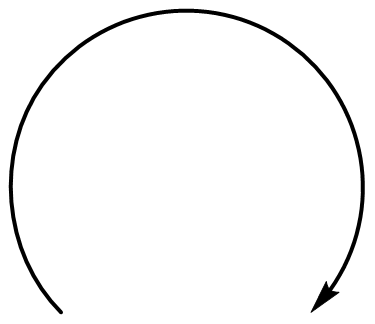
#> input picture training_data_generation/arrows/arrow_images/02_curved_arrow_one_head_01.png, 375 x 324 px; its folder holds only this picture in this run
$ python -i polygon_bounding_box_determination.py   (imports and definitions only)
#> lines starting #> are read from the running program, lines starting #| are printed output that depends on the picture
#> further down, picture is the input picture: shape (324, 375); min 0, max 255, mean 247.7
# Author: Henning Otto Brinkhaus
# Friedrich-Schiller Universität Jena

# ___
# Some recycled code from an old version of the mask expansion mechanism
# of DECIMER Segmentation found its way in here for the polygon annotation
# creation :)
# ___
# To avoid confusion: 'bounding_box' usually refers to a polygon here and not
# necessarily to a rectangle

from typing import List, Tuple
import numpy as np
from PIL import Image, ImageDraw, ImageFilter
from RanDepict import RandomDepictor


def get_polygon_coordinates(
    image_array: np.array, debug: bool = False
) -> Tuple[List[int], List[int]]:
    """
    Given a numpy ndarray that represents an image, this method defines a polygon around
    the object in the image. We assume, that there only is one object in the image.
    The idea is to define a small rectangle in the center of the object, that does not
    enclose it.
    Then, the amount of nodes that defines the rectangle is multiplied and the
    'rectangle' is turned into a polygon that surrounds the object by pushing the nodes
    that define the polygon out of its center. The process stops when no non-white
    pixels are detected anymore on the polygon contours. Originally, we came up with
    this procedure for the mask expansion in DECIMER Segmentation, but in the finally
    published version, it was replaced for a different procedure (which could not
    be applied here). But I am happy to be able to recycle my old code here. :)

    Args:
        image_array (np.array): _description_
        debug (bool, optional): _description_. Defaults to False.

    Returns:
        Tuple[List[int], List[int]]: ([x_coordinates], [y_coordinates])
    """
#> called with debug = False
    # Apply Gaussian Blur
    mod_image = Image.fromarray(image_array)
    mod_image = mod_image.filter(ImageFilter.GaussianBlur(radius=5))
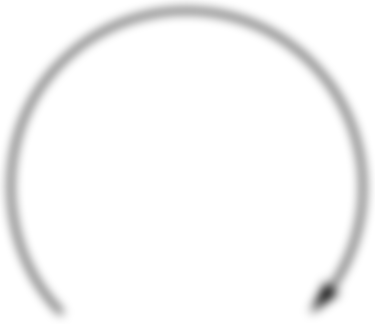
#> mod_image: PIL image 375x324 L; min 67, max 255, mean 247.7
    mod_image = mod_image.convert('L')
    if debug:
        mod_image.save("annotation_illustration_blurred.png")
    mod_image_array = np.asarray(mod_image)
    # Define initial small rectangle and tenfold amount of nodes that define it.
    polygon = initial_rectangle(mod_image_array)
    if not polygon:
        return False
    polygon = factor_fold_nodes(polygon, 8)

    # Expand the n-gon
    polygon = bb_expansion_coordination(mod_image_array, polygon, debug=debug)

    if type(polygon) == np.ndarray:
        if debug:
            im = Image.fromarray(image_array)
            im = im.convert("RGB")
            polygon = [(node[1], node[0]) for node in polygon]
            draw = ImageDraw.Draw(im, "RGBA")
            draw.polygon(polygon, fill=(0, 255, 0, 50))
            draw.point(polygon, fill=(255, 0, 0, 255))
            im.save("annotation_illustration_final.png")
    return polygon


def initial_rectangle(image_array: np.array,
                      debug: bool = True) -> List[Tuple[int, int]]:
    """
    This function defines the initial rectangle for the polygon region definition. The
    output of this function is a small rectangle which does not cover the whole object.

    Args:
        image_array (np.array): Array that represents the grayscale image

    Returns:
        List[Tuple[int, int]]: rectangle coordinates
    """
#> called with debug = True
    non_white_y, non_white_x = np.where(image_array < 254)
    try:
        min_y = min(non_white_y)
#> min_y = 0
        max_y = max(non_white_y)
#> max_y = 323
        min_x = min(non_white_x)
#> min_x = 0
        max_x = max(non_white_x)
#> max_x = 374
    except ValueError:
        return False
    y_diff = max_y - min_y
#> y_diff = 323
    x_diff = max_x - min_x
#> x_diff = 374
    mid_x = (min_x + max_x) / 2
#> mid_x = 187
    mid_y = (min_y + max_y) / 2
#> mid_y = 161.5
    initial_rectangle = [
        (mid_y, min_x + 1 / 8 * x_diff),
        (max_y - 1 / 8 * y_diff, mid_x),
        (mid_y, max_x - 1 / 8 * x_diff),
        (min_y + 1 / 8 * y_diff, mid_x),
    ]
#> initial_rectangle = [(161.5, 46.75), (282.6, 187), (161.5, 327.2), (40.38, 187)]
    if debug:
        im = Image.fromarray(image_array)
        im = im.convert("RGB")
        polygon = [(node[1], node[0]) for node in initial_rectangle]
#> polygon = [(46.75, 161.5), (187, 282.6), (327.2, 161.5), (187, 40.38)]
        draw = ImageDraw.Draw(im, "RGBA")
        draw.polygon(polygon, fill=(0, 255, 0, 50))
        draw.point(polygon, fill=(255, 0, 0, 255))
        im.save("annotation_illustration_initial_rectangle.png")
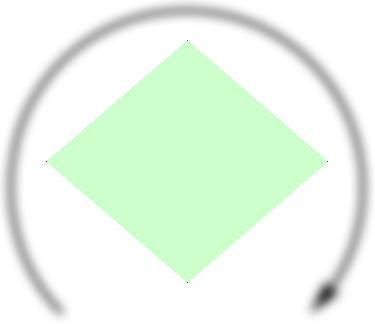
#> saved as annotation_illustration_initial_rectangle.png: PIL image 375x324 RGB; mean R, G, B 233.6, 247.7, 233.6
#> in get_polygon_coordinates, `polygon = initial_rectangle(mod_image_array)`: polygon has the same summary as initial_rectangle in initial_rectangle
    return initial_rectangle


def bb_expansion_coordination(
    image_array: np.array, original_bounding_box: np.array, debug: bool = False
):
    """
    This function applies the bounding box expansion method to a given bounding box
    with a given image and returns the expanded bounding box.

    Args:
        image_array (np.array): Input image
        original_bounding_box (np.array): [[y0, x0], [y1, x1], ...]
        debug (bool, optional): _description_. Defaults to False.

    Returns:
        np.array: expanded bounding box
    """
    parameter_combinations = [
        # (200, 160, False),
        # (100, 80, False),
        (50, 40, False),
        # (25, 20, False),
        # (25, 20, 5),
    ]
    for parameter_combination in parameter_combinations:
        bounding_box = original_bounding_box.copy()
        step_factor, step_limit, local_center_ratio = parameter_combination
        nothing_on_the_edges = False
        iterations = 0  # count iteration steps
        # Check edges for pixels that are not white and expand the bounding box until
        # there is nothing on the edges.
        while nothing_on_the_edges is False:
            nodes_to_be_changed = []
            for node_index in range(len(bounding_box)):
                # Define amount of steps we have to go in x-direction to get from node
                # 1 to node 2
                x_diff = bounding_box[node_index][0] - bounding_box[node_index - 1][0]
                if x_diff == 0:
                    bounding_box = adapt_x_values(
                        bounding_box=bounding_box,
                        node_index=node_index,
                        image_shape=image_array.shape,
                    )
                #  number of steps we have to go in x-direction to get from node 1 to 2
                x_diff = (
                    bounding_box[node_index][0] - bounding_box[node_index - 1][0]
                )
                dist = euklidian_distance(
                    bounding_box[node_index], bounding_box[node_index - 1]
                )
                # if dist > 0:
                x_diff_range = set_x_diff_range(x_diff, dist, image_array)
                # Go down the edge and check if there is something that is not white.
                # If something was found, the corresponding nodes are saved.
                for step in x_diff_range:
                    x, y = define_next_pixel_to_check(
                        bounding_box, node_index, step, image_shape=image_array.shape
                    )
                    # If there is something that is not white
                    if image_array[x, y] < 254:
                        nodes_to_be_changed.append(node_index)
                        nodes_to_be_changed.append(node_index - 1)
                        break
            if iterations >= step_limit:
                break
            if nodes_to_be_changed == []:
                nothing_on_the_edges = True
                # If nothing was detected after 0 iterations, the initial rectangle was
                # probably a failure.
                if iterations == 0:
                    # return bounding_box
                    return False
            else:
                nodes_to_be_changed = set(nodes_to_be_changed)
                bounding_box = expand_bounding_box(
                    bounding_box,
                    nodes_to_be_changed,
                    step_factor,
                    shape=image_array.shape,
                    iterations=iterations,
                    local_center_ratio=local_center_ratio,
                )
            iterations += 1
            if debug:
                print(
                    "The bounding box is modified. Iteration No. " + str(iterations)
                )
                im = Image.fromarray(image_array)
                im = im.convert("RGB")
                # ImageDraw does not like np.arrays
                polygon = [(node[1], node[0]) for node in bounding_box]
                draw = ImageDraw.Draw(im, "RGBA")
                draw.polygon(polygon, fill=(0, 255, 0, 50))
                draw.point(polygon, fill=(255, 0, 0, 255))
                im.save(f"annotation_illustration_{iterations}.png")
        if iterations < step_limit:
            return bounding_box
    print("Bounding box expansion was not successful. Return original bounding box.")
    return False


# [56 lines left out: function expand_bounding_box, not called in this run]


def factor_fold_nodes(bounding_box: np.array, factor: int):
    """
    A bounding box which is defined by n points is turned into a bounding box where
    each edge between two nodes has $factor more equidistant nodes.

    Args:
        bounding_box (np.array): [[y0, x0], [y1, x1], ...]
        factor (int): if a rectangle is given with a factor of 2, we get an octagon

    Returns:
        np.array: modified bounding box with added nodes
    """
#> called with factor = 8
    new_bounding_box = np.zeros((len(bounding_box) * factor, 2))
#> new_bounding_box = 32 pairs, first value 0 to 0, second value 0 to 0
    for node_index in range(len(bounding_box)):
        # These if/else blocks avoid steps of zero in the arange.
        if bounding_box[node_index][0] - bounding_box[node_index - 1][0]:
            x_range = np.arange(
                bounding_box[node_index - 1][0],
                bounding_box[node_index][0],
                (bounding_box[node_index][0] - bounding_box[node_index - 1][0])
                / factor,
            )
        else:
            x_range = np.full((1, factor), bounding_box[node_index][0]).flatten()
        if (bounding_box[node_index][1] - bounding_box[node_index - 1][1]) != 0:
            y_range = np.arange(
                bounding_box[node_index - 1][1],
                bounding_box[node_index][1],
                (bounding_box[node_index][1] - bounding_box[node_index - 1][1])
                / factor,
            )
        else:
            y_range = np.full((1, factor), bounding_box[node_index][1]).flatten()
        for index in range(len(x_range)):
            new_bounding_box[node_index * factor + index] = [
                x_range[index],
                y_range[index],
            ]
#> this loop made 4 passes
#> (x_range, y_range) on passes 1 to 4: ([40.38, 55.52, 70.66, 85.8, 100.9, 116.1, 131.2, 146.4], [187, 169.5, 151.9, 134.4, 116.9, 99.34, 81.81, 64.28]), ([161.5, 176.6, 191.8, 206.9, 222.1, 237.2, 252.3, 267.5], [46.75, 64.28, 81.81, 99.34, 116.9, 134.4, 151.9, 169.5]), ([282.6, 267.5, 252.3, 237.2, 222.1, 206.9, 191.8, 176.6], [187, 204.5, 222.1, 239.6, 257.1, 274.7, 292.2, 309.7]), ([161.5, 146.4, 131.2, 116.1, 100.9, 85.8, 70.66, 55.52], [327.2, 309.7, 292.2, 274.7, 257.1, 239.6, 222.1, 204.5])
#> after the loop, new_bounding_box = 32 pairs, first value 40.38 to 282.6, second value 46.75 to 327.2
    return new_bounding_box


# [40 lines left out: functions define_bounding_box_center, define_local_center, not called in this run]


def define_edge_line(
    node_1: Tuple[int, int], node_2: Tuple[int, int]
) -> Tuple[float, float]:
    """
    This function returns a linear function between two given points in a
    2-dimensional space.

    Args:
        node_1 (Tuple[int, int])
        node_2 (Tuple[int, int])

    Returns:
        Tuple[float, float]: slope, intercept
    """
    if node_1[0] - node_2[0] != 0:
        slope = (node_2[1] - node_1[1]) / (node_2[0] - node_1[0])
    else:
        slope = 0.99999
    # intercept = y - m*x
    intercept = node_1[1] - slope * node_1[0]
    return slope, intercept


def euklidian_distance(node_1: Tuple[int, int], node_2: Tuple[int, int]) -> float:
    """
    This function returns the euklidian distance between two given points in a
    2-dimensional space.

    Args:
        node_1 (Tuple[int, int])
        node_2 (Tuple[int, int])

    Returns:
        float: distance
    """
    return np.sqrt((node_2[0] - node_1[0]) ** 2 + (node_2[1] - node_1[1]) ** 2)


# [23 lines left out: function define_stepsize, not called in this run]


def set_x_diff_range(x_diff: int, euklidian_distance: int, image_array: np.ndarray):
    """
    This function takes the amount of steps on an edge and returns the corresponding
    list of steps in random order

    Args:
        x_diff (int)
        euklidian_distance (float)
        image_array (np.array)

    Returns:
        x_diff_range (np.array)
    """
    blur_factor = (
        int(image_array.shape[1] / 400) if image_array.shape[1] / 400 >= 1 else 1
    )
    if x_diff > 0:
        x_diff_range = np.arange(0, x_diff, blur_factor / euklidian_distance)
    else:
        x_diff_range = np.arange(0, x_diff, -blur_factor / euklidian_distance)
    np.random.shuffle(x_diff_range)
    return x_diff_range


def define_next_pixel_to_check(bounding_box, node_index, step, image_shape):
    """
    This function returns the next pixel to check in the image (along the edge of the
    bounding box).
    In the case that it tries to check a pixel outside of the image, this is corrected.

    Args:
        bounding_box ([type]): [description]
        node_index (int): [description]
        step ([type]): [description]
        image_shape ([type]): [description]

    Returns:
        (tuple[int, int]): (x,y)
    """
    # Define the edges of the bounding box
    slope, intercept = define_edge_line(
        bounding_box[node_index], bounding_box[node_index - 1]
    )
    x = int(bounding_box[node_index - 1][0] + step)
    y = int((slope * (bounding_box[node_index - 1][0] + step)) + intercept)
    if y >= image_shape[1]:
        y = image_shape[1] - 1
    if y < 0:
        y = 0
    if x >= image_shape[0]:
        x = image_shape[0] - 1
    if x < 0:
        x = 0
    return x, y


# [28 lines left out: functions adapt_x_values, main, not called in this run]


# [2 lines not run here, left out]

>>> import cv2
>>> picture = cv2.imread('arrows/arrow_images/02_curved_arrow_one_head_01.png', cv2.IMREAD_GRAYSCALE)
>>> result = get_polygon_coordinates(picture)
#> in get_polygon_coordinates, `polygon = factor_fold_nodes(polygon, 8)`: polygon has the same summary as new_bounding_box in factor_fold_nodes
#> the loop in bb_expansion_coordination, `for parameter_combination in parameter_combinations:` made 1 pass
